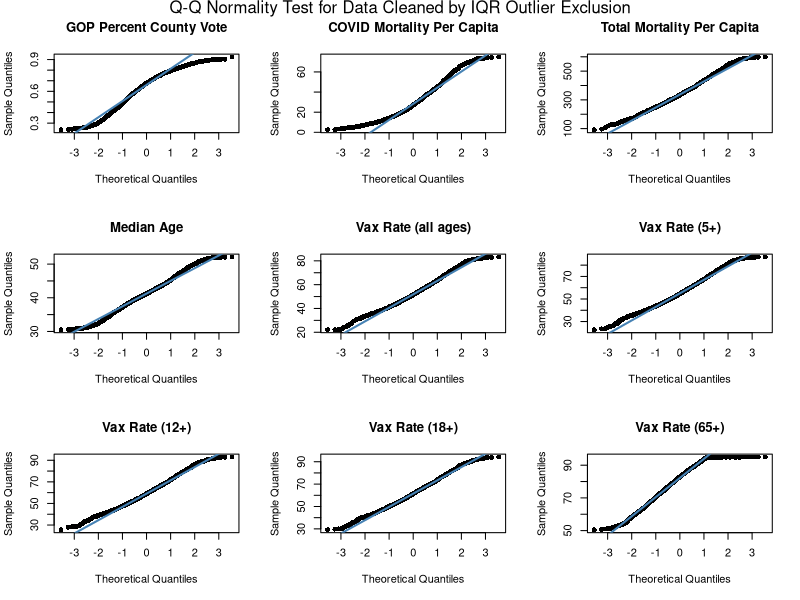
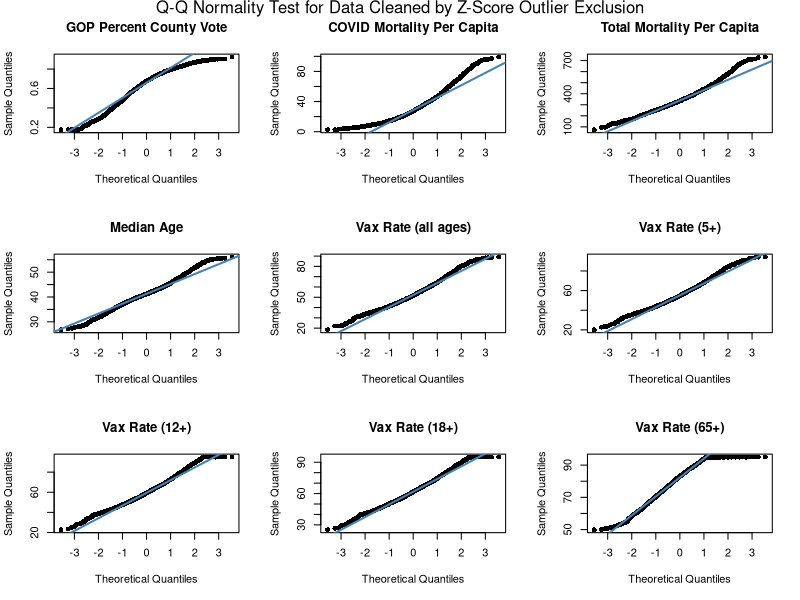
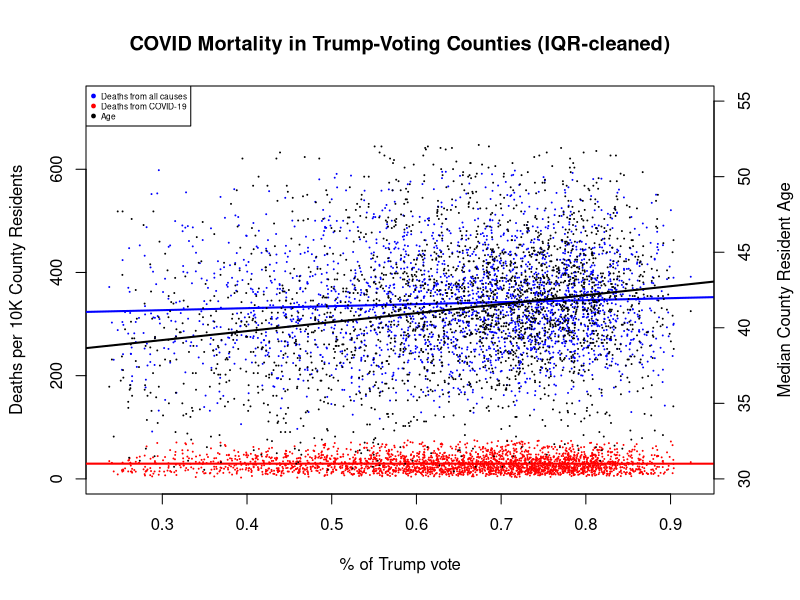
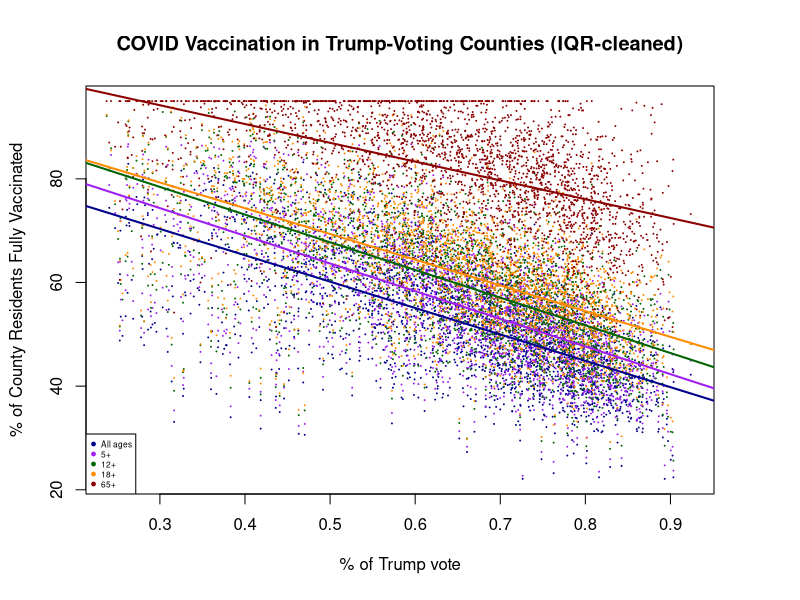
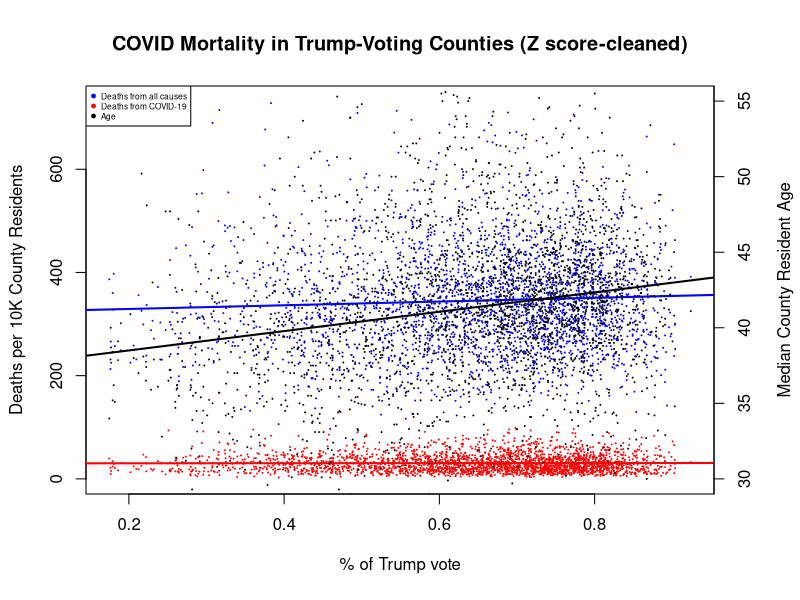
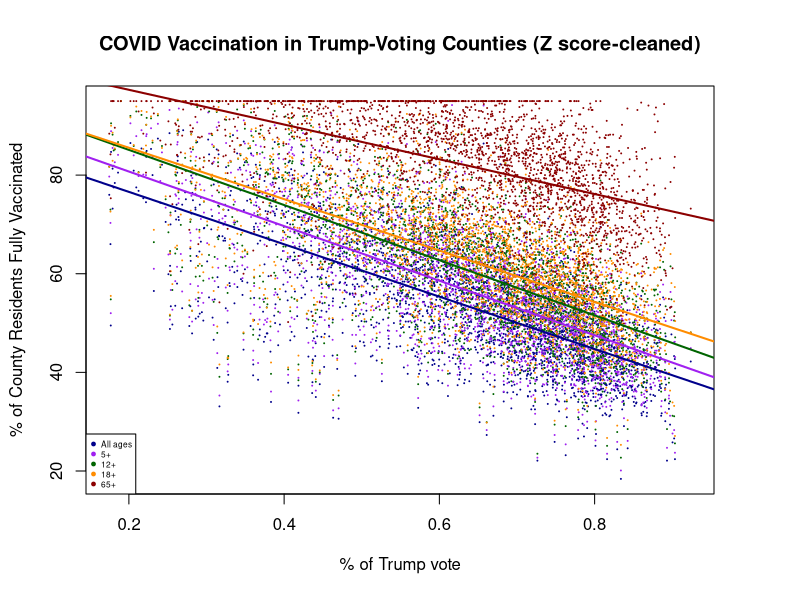

Write R code to recreate these figures, in order.
County_Table <- read.csv("COVID_Mortality_Trump_Voters_1.csv", header = TRUE, sep = ",")

# The following code attempts to evaluate the strength and direction of any correlation between: Percent of a County's vote share for the GOP and
# COVID Mortality, Total Mortality, Vax Rate - all ages, 5+, 12+, 18+, and 65+, respectively. The code below evaluates our data for meeting
# the requirements of The Pearson's Correlation Coefficient and Spearman's Rank Correlation. 

#===== Outlier Removal: IQR method

# COVID Deaths
Q1_a1 <- quantile(County_Table$GOP_2020, 0.25)
Q3_a1 <- quantile(County_Table$GOP_2020, 0.75)
IQR_a1 <- IQR(County_Table$GOP_2020)
County_Table_a1 <- subset(County_Table,
                          County_Table$GOP_2020 > (Q1_a1 - 1.5 * IQR_a1) &
                          County_Table$GOP_2020 < (Q3_a1 + 1.5 * IQR_a1))

Q1_a2 <- quantile(County_Table_a1$COVID_Deaths_Per_10K, 0.25)
Q3_a2 <- quantile(County_Table_a1$COVID_Deaths_Per_10K, 0.75)
IQR_a2 <- IQR(County_Table_a1$COVID_Deaths_Per_10K)
County_Table_excl_COV_mort_outliers1 <- subset(County_Table_a1,
                                               County_Table_a1$COVID_Deaths_Per_10K > (Q1_a2 - 1.5 * IQR_a2) &
                                               County_Table_a1$COVID_Deaths_Per_10K < (Q3_a2 + 1.5 * IQR_a2)
                                               )[c("county_state", "GOP_2020", "COVID_Deaths_Per_10K")]

# All deaths
Q1_b2 <- quantile(County_Table_a1$All_Deaths_Per_10K, 0.25)
Q3_b2 <- quantile(County_Table_a1$All_Deaths_Per_10K, 0.75)
IQR_b2 <- IQR(County_Table_a1$All_Deaths_Per_10K)
County_Table_excl_total_mort_outliers1 <- subset(County_Table_a1,
                                                 County_Table_a1$All_Deaths_Per_10K > (Q1_b2 - 1.5 * IQR_b2) &
                                                 County_Table_a1$All_Deaths_Per_10K < (Q3_b2 + 1.5 * IQR_b2)
                                                 )[c("county_state", "GOP_2020", "All_Deaths_Per_10K")]

# Median age
Q1_c2 <- quantile(County_Table_a1$median_age, 0.25)
Q3_c2 <- quantile(County_Table_a1$median_age, 0.75)
IQR_c2 <- IQR(County_Table_a1$median_age)
County_Table_excl_med_age_outliers1 <- subset(County_Table_a1,
                                              County_Table_a1$median_age > (Q1_c2 - 1.5 * IQR_c2) &
                                              County_Table_a1$median_age < (Q3_c2 + 1.5 * IQR_c2)
                                              )[c("county_state", "GOP_2020", "median_age")]

# Vaccination All Ages
Q1_d2 <- quantile(County_Table_a1$Vax_Pct, 0.25)
Q3_d2 <- quantile(County_Table_a1$Vax_Pct, 0.75)
IQR_d2 <- IQR(County_Table_a1$Vax_Pct)
County_Table_excl_vax_all_outliers1 <- subset(County_Table_a1,
                                              County_Table_a1$Vax_Pct > (Q1_d2 - 1.5 * IQR_d2) &
                                              County_Table_a1$Vax_Pct < (Q3_d2 + 1.5 * IQR_d2)
                                              )[c("county_state", "GOP_2020", "Vax_Pct")]

# Vaccination Ages 5+
Q1_e2 <- quantile(County_Table_a1$Vax_5Plus_Pct, 0.25)
Q3_e2 <- quantile(County_Table_a1$Vax_5Plus_Pct, 0.75)
IQR_e2 <- IQR(County_Table_a1$Vax_5Plus_Pct)
County_Table_excl_vax_5plus_outliers1 <- subset(County_Table_a1,
                                                County_Table_a1$Vax_5Plus_Pct > (Q1_e2 - 1.5 * IQR_e2) &
                                                County_Table_a1$Vax_5Plus_Pct < (Q3_e2 + 1.5 * IQR_e2)
                                                )[c("county_state", "GOP_2020", "Vax_5Plus_Pct")]

# Vaccination Ages 12+
Q1_f2 <- quantile(County_Table_a1$Vax_12Plus_Pct, 0.25)
Q3_f2 <- quantile(County_Table_a1$Vax_12Plus_Pct, 0.75)
IQR_f2 <- IQR(County_Table_a1$Vax_12Plus_Pct)
County_Table_excl_vax_12plus_outliers1 <- subset(County_Table_a1,
                                                 County_Table_a1$Vax_12Plus_Pct > (Q1_f2 - 1.5 * IQR_f2) &
                                                 County_Table_a1$Vax_12Plus_Pct < (Q3_f2 + 1.5 * IQR_f2)
                                                 )[c("county_state", "GOP_2020", "Vax_12Plus_Pct")]

# Vaccination Ages 18+
Q1_g2 <- quantile(County_Table_a1$Vax_18Plus_Pct, 0.25)
Q3_g2 <- quantile(County_Table_a1$Vax_18Plus_Pct, 0.75)
IQR_g2 <- IQR(County_Table_a1$Vax_18Plus_Pct)
County_Table_excl_vax_18plus_outliers1 <- subset(County_Table_a1,
                                                 County_Table_a1$Vax_18Plus_Pct > (Q1_g2 - 1.5 * IQR_g2) &
                                                 County_Table_a1$Vax_18Plus_Pct < (Q3_g2 + 1.5 * IQR_g2)
                                                 )[c("county_state", "GOP_2020", "Vax_18Plus_Pct")]

# Vaccination Ages 65+
Q1_h2 <- quantile(County_Table_a1$Vax_65Plus_Pct, 0.25)
Q3_h2 <- quantile(County_Table_a1$Vax_65Plus_Pct, 0.75)
IQR_h2 <- IQR(County_Table_a1$Vax_65Plus_Pct)
County_Table_excl_vax_65plus_outliers1 <- subset(County_Table_a1,
                                                 County_Table_a1$Vax_65Plus_Pct > (Q1_h2 - 1.5 * IQR_h2) &
                                                 County_Table_a1$Vax_65Plus_Pct < (Q3_h2 + 1.5 * IQR_h2)
                                                 )[c("county_state", "GOP_2020", "Vax_65Plus_Pct")]

#===== Outlier Removal: z-score method

# add z-score columns to temp table for each variable
County_Table_A <- County_Table #temp table
County_Table_A$z_GOP_2020 <- (abs(County_Table_A$GOP_2020 - mean(County_Table_A$GOP_2020))/sd(County_Table_A$GOP_2020))
County_Table_A$z_COVID_Deaths <- (abs(County_Table_A$COVID_Deaths_Per_10K - mean(County_Table_A$COVID_Deaths_Per_10K))/sd(County_Table_A$COVID_Deaths_Per_10K))
County_Table_A$z_All_Deaths <- (abs(County_Table_A$All_Deaths_Per_10K - mean(County_Table_A$All_Deaths_Per_10K))/sd(County_Table_A$All_Deaths_Per_10K))
County_Table_A$z_med_age <- (abs(County_Table_A$median_age - mean(County_Table_A$median_age))/sd(County_Table_A$median_age))
County_Table_A$z_vax_all <- (abs(County_Table_A$Vax_Pct - mean(County_Table_A$Vax_Pct))/sd(County_Table_A$Vax_Pct))
County_Table_A$z_vax_5plus <- (abs(County_Table_A$Vax_5Plus_Pct - mean(County_Table_A$Vax_5Plus_Pct))/sd(County_Table_A$Vax_5Plus_Pct))
County_Table_A$z_vax_12plus <- (abs(County_Table_A$Vax_12Plus_Pct - mean(County_Table_A$Vax_12Plus_Pct))/sd(County_Table_A$Vax_12Plus_Pct))
County_Table_A$z_vax_18plus <- (abs(County_Table_A$Vax_18Plus_Pct - mean(County_Table_A$Vax_18Plus_Pct))/sd(County_Table_A$Vax_18Plus_Pct))
County_Table_A$z_vax_65plus <- (abs(County_Table_A$Vax_65Plus_Pct - mean(County_Table_A$Vax_65Plus_Pct))/sd(County_Table_A$Vax_65Plus_Pct))

# create new tables and filter out z-scores > 3
County_Table_B <- subset(County_Table_A,
                         County_Table_A$z_GOP_2020 < 3) #temp table

County_Table_excl_COV_mort_outliers2 <- subset(County_Table_B,
                                               County_Table_B$z_COVID_Deaths < 3
                                               )[c("county_state", "GOP_2020", "COVID_Deaths_Per_10K")]

County_Table_excl_total_mort_outliers2 <- subset(County_Table_B,
                                                 County_Table_B$z_All_Deaths < 3
                                                 )[c("county_state", "GOP_2020", "All_Deaths_Per_10K")]

County_Table_excl_med_age_outliers2 <- subset(County_Table_B,
                                              County_Table_B$z_med_age < 3
                                              )[c("county_state", "GOP_2020", "median_age")]

County_Table_excl_vax_all_outliers2 <- subset(County_Table_B,
                                              County_Table_B$z_vax_all < 3
                                              )[c("county_state", "GOP_2020", "Vax_Pct")]

County_Table_excl_vax_5plus_outliers2 <- subset(County_Table_B,
                                                County_Table_B$z_vax_5plus < 3
                                                )[c("county_state", "GOP_2020", "Vax_5Plus_Pct")]

County_Table_excl_vax_12plus_outliers2 <- subset(County_Table_B,
                                                 County_Table_B$z_vax_12plus < 3
                                                 )[c("county_state", "GOP_2020", "Vax_12Plus_Pct")]

County_Table_excl_vax_18plus_outliers2 <- subset(County_Table_B,
                                                 County_Table_B$z_vax_18plus < 3
                                                 )[c("county_state", "GOP_2020", "Vax_18Plus_Pct")]

County_Table_excl_vax_65plus_outliers2 <- subset(County_Table_B,
                                                 County_Table_B$z_vax_65plus < 3
                                                 )[c("county_state", "GOP_2020", "Vax_65Plus_Pct")]

#===== Test variables for Pearson's Correlation Coefficient requirements

# structure variables into list of vectors
IQR_vectors <- list(County_Table_a1$GOP_2020,
                    County_Table_excl_COV_mort_outliers1$COVID_Deaths_Per_10K,
                    County_Table_excl_total_mort_outliers1$All_Deaths_Per_10K,
                    County_Table_excl_med_age_outliers1$median_age,
                    County_Table_excl_vax_all_outliers1$Vax_Pct,
                    County_Table_excl_vax_5plus_outliers1$Vax_5Plus_Pct,
                    County_Table_excl_vax_12plus_outliers1$Vax_12Plus_Pct,
                    County_Table_excl_vax_18plus_outliers1$Vax_18Plus_Pct,
                    County_Table_excl_vax_65plus_outliers1$Vax_65Plus_Pct)

Z_vectors <- list(County_Table_B$GOP_2020,
                  County_Table_excl_COV_mort_outliers2$COVID_Deaths_Per_10K,
                  County_Table_excl_total_mort_outliers2$All_Deaths_Per_10K,
                  County_Table_excl_med_age_outliers2$median_age,
                  County_Table_excl_vax_all_outliers2$Vax_Pct,
                  County_Table_excl_vax_5plus_outliers2$Vax_5Plus_Pct,
                  County_Table_excl_vax_12plus_outliers2$Vax_12Plus_Pct,
                  County_Table_excl_vax_18plus_outliers2$Vax_18Plus_Pct,
                  County_Table_excl_vax_65plus_outliers2$Vax_65Plus_Pct)

vars <- c("GOP Percent County Vote",
          "COVID Mortality Per Capita",
          "Total Mortality Per Capita",
          "Median Age",
          "Vax Rate (all ages)",
          "Vax Rate (5+)",
          "Vax Rate (12+)",
          "Vax Rate (18+)",
          "Vax Rate (65+)")

# Pearson - Q-Q Normality visual test on data cleaned with IQR outlier-exclusion

par(mfrow = c(3, 3))
for (i in 1:9) {
  qqnorm(IQR_vectors[[i]], pch = 16, main = vars[i])
  qqline(IQR_vectors[[i]], col = "steelblue", lwd = 2)
}
mtext("Q-Q Normality Test for Data Cleaned by IQR Outlier Exclusion", side = 3, line = -1.2, outer = TRUE)

# all IQR-cleaned variables appear to fail Q-Q visual test for normality

# Pearson - Q-Q Normality visual test on data cleaned with Z-score outlier-exclusion

par(mfrow = c(3, 3))
for (i in 1:9) {
  qqnorm(Z_vectors[[i]], pch = 16, main = vars[i])
  qqline(Z_vectors[[i]], col = "steelblue", lwd = 2)
}
mtext("Q-Q Normality Test for Data Cleaned by Z-Score Outlier Exclusion", side = 3, line = -1.2, outer = TRUE)

# all Z-score-cleaned variables appear to fail Q-Q visual test for normality 

# Pearson - Shapiro-Wilk normality test on data cleaned with IQR outlier-exclusion

W <- NULL
P <- NULL

for (i in 1:9) {
  w <- shapiro.test(IQR_vectors[[i]])$statistic #not sure about the [1]
  w <- w[[1]]
  W <- append(W, w)
}

for (i in 1:9) {
  p <- shapiro.test(IQR_vectors[[i]])$p.value #not sure about the [1]
  P <- append(P, p)
}

Shapiro_Wilks_IQR <- data.frame(Variables = vars,
                                W_Statistic = W,
                                P_Value = P)
Shapiro_Wilks_IQR

# all IQR-cleaned variables fail the Shapiro-Wilks test for normality

# Pearson - Shapiro-Wilk normality test on data cleaned with Z-score outlier-exclusion

W <- NULL
P <- NULL

for (i in Z_vectors) {
  w <- shapiro.test(i)$statistic #not sure about the [1]
  w <- w[[1]]
  W <- append(W, w)
}

for (i in Z_vectors) {
  p <- shapiro.test(i)$p.value #not sure about the [1]
  P <- append(P, p)
}

Shapiro_Wilks_Z <- data.frame(Variables = vars,
                              W_Statistic = W,
                              P_Value = P)
Shapiro_Wilks_Z

# all Z-score-cleaned variables fail the Shapiro-Wilks test for normality

#===== Spearman Rank Correlation

# IQR-filtered variables
IQR_Dataframes <- list(County_Table_excl_COV_mort_outliers1,
                       County_Table_excl_total_mort_outliers1,
                       County_Table_excl_med_age_outliers1,
                       County_Table_excl_vax_all_outliers1,
                       County_Table_excl_vax_5plus_outliers1,
                       County_Table_excl_vax_12plus_outliers1,
                       County_Table_excl_vax_18plus_outliers1,
                       County_Table_excl_vax_65plus_outliers1)

RHO <- NULL

for (x in IQR_Dataframes) {
  rho <- cor.test(x[[2]], x[[3]],
                  method = "spearman",
                  exact = FALSE
                  )$estimate
  rho <- rho[[1]]
  RHO <- append(RHO, rho)
}

P <- NULL

for (x in IQR_Dataframes) {
  p <- cor.test(x[[2]], x[[3]],
                  method = "spearman",
                  exact = FALSE
  )$p.value
  P <- append(P, p)
}

Vars <- c("COVID Mortality Per Capita",
          "Total Mortality Per Capita",
          "Median Age",
          "Vax Rate (all ages)",
          "Vax Rate (5+)",
          "Vax Rate (12+)",
          "Vax Rate (18+)",
          "Vax Rate (65+)")

Spearman_IQR <- data.frame(GOP_Vote_Share = Vars,
                           Rho = RHO,
                           P_Values = P)

# Z-score-filtered variables

Z_Dataframes <- list(County_Table_excl_COV_mort_outliers2,
                     County_Table_excl_total_mort_outliers2,
                     County_Table_excl_med_age_outliers2,
                     County_Table_excl_vax_all_outliers2,
                     County_Table_excl_vax_5plus_outliers2,
                     County_Table_excl_vax_12plus_outliers2,
                     County_Table_excl_vax_18plus_outliers2,
                     County_Table_excl_vax_65plus_outliers2)

RHO <- NULL

for (x in Z_Dataframes) {
  rho <- cor.test(x[[2]], x[[3]],
                  method = "spearman",
                  exact = FALSE
  )$estimate
  rho <- rho[[1]]
  RHO <- append(RHO, rho)
}

P <- NULL

for (x in Z_Dataframes) {
  p <- cor.test(x[[2]], x[[3]],
                method = "spearman",
                exact = FALSE
  )$p.value
  P <- append(P, p)
}

Spearman_Z <- data.frame(GOP_Vote_Share = Vars,
                         Rho = RHO,
                         P_Values = P)

# Summarize Spearman Rank Correlation results

print("Spearman Correlation (IQR-cleaned variables)")
Spearman_IQR
print("Spearman Correlation (Z-score-cleaned variables)")
Spearman_Z

#===== Plot COVID Mortality in Trump-Voting Counties (IQR-cleaned variables)
par(mfrow = c(1,1))
par(mar = c(5, 4, 4, 4) + 0.3)
plot(County_Table_excl_COV_mort_outliers1$GOP_2020,
     County_Table_excl_COV_mort_outliers1$COVID_Deaths_Per_10K,
     main = 'COVID Mortality in Trump-Voting Counties (IQR-cleaned)',
     xlab = '% of Trump vote',
     ylab = 'Deaths per 10K County Residents',
     ylim = c(0,max(County_Table_excl_total_mort_outliers2$All_Deaths_Per_10K)),
     pch = 19,
     cex = 0.05,
     col = "red")
points(County_Table_excl_total_mort_outliers1$GOP_2020,
       County_Table_excl_total_mort_outliers1$All_Deaths_Per_10K,
       pch = 19,
       cex = 0.05,
       col = "blue")
legend(x = "topleft",
       text.font = 1,
       legend = c('Deaths from all causes', 'Deaths from COVID-19', 'Age'),
       pch = c(19, 19, 19),
       cex = 0.5,
       col = c("blue", "red", "black"))
abline(lm(COVID_Deaths_Per_10K ~ GOP_2020, data = County_Table_excl_COV_mort_outliers1), col="red", lwd = 2)
abline(lm(All_Deaths_Per_10K ~ GOP_2020, data = County_Table_excl_total_mort_outliers1), col = "blue", lwd = 2)
par(new = TRUE)
plot(County_Table_excl_med_age_outliers1$GOP_2020,
     County_Table_excl_med_age_outliers1$median_age,
     axes = FALSE,
     xlab = "",
     ylab = "",
     ylim = c(30,55),
     pch = 19,
     cex = 0.05)
axis(side = 4, at = pretty(range(County_Table_excl_med_age_outliers1$median_age)))
mtext("Median County Resident Age", side = 4, line = 3)
abline(lm(median_age ~ GOP_2020, data = County_Table_excl_med_age_outliers1), col="black", lwd = 2)

# ==== Vaccination Rates across Trump-Voting Counties (IQR-cleaned variables)

par(mar = c(5, 4, 4, 4) + 0.3)
plot(County_Table_excl_vax_all_outliers1$GOP_2020,
     County_Table_excl_vax_all_outliers1$Vax_Pct,
     main = 'COVID Vaccination in Trump-Voting Counties (IQR-cleaned)',
     ylim = c(min(County_Table_excl_vax_all_outliers1$Vax_Pct), max(County_Table_excl_vax_65plus_outliers1$Vax_65Plus_Pct)),
     xlab = '% of Trump vote',
     ylab = '% of County Residents Fully Vaccinated',
     pch = 19,
     cex = 0.1,
     col = "darkblue")
points(County_Table_excl_vax_5plus_outliers1$GOP_2020,
       County_Table_excl_vax_5plus_outliers1$Vax_5Plus_Pct,
       pch = 19,
       cex = 0.1,
       col = "purple")
points(County_Table_excl_vax_12plus_outliers1$GOP_2020,
       County_Table_excl_vax_12plus_outliers1$Vax_12Plus_Pct,
       pch = 19,
       cex = 0.1,
       col = "darkgreen")
points(County_Table_excl_vax_18plus_outliers1$GOP_2020,
       County_Table_excl_vax_18plus_outliers1$Vax_18Plus_Pct,
       pch = 19,
       cex = 0.1,
       col = "darkorange")
points(County_Table_excl_vax_65plus_outliers1$GOP_2020,
       County_Table_excl_vax_65plus_outliers1$Vax_65Plus_Pct,
       pch = 19,
       cex = 0.1,
       col = "darkred")
legend(x = "bottomleft",
       text.font = 1,
       legend = c('All ages', '5+', '12+', '18+', '65+'),
       pch = c(19, 19, 19, 19, 19),
       cex = 0.5,
       col = c("darkblue", "purple", "darkgreen", "darkorange", "darkred"))
abline(lm(Vax_Pct ~ GOP_2020, data = County_Table_excl_vax_all_outliers1), col="darkblue", lwd = 2)
abline(lm(Vax_5Plus_Pct ~ GOP_2020, data = County_Table_excl_vax_5plus_outliers1), col = "purple", lwd = 2)
abline(lm(Vax_12Plus_Pct ~ GOP_2020, data = County_Table_excl_vax_12plus_outliers1), col = "darkgreen", lwd = 2)
abline(lm(Vax_18Plus_Pct ~ GOP_2020, data = County_Table_excl_vax_18plus_outliers1), col = "darkorange", lwd = 2)
abline(lm(Vax_65Plus_Pct ~ GOP_2020, data = County_Table_excl_vax_65plus_outliers1), col = "darkred", lwd = 2)

#===== Plot COVID Mortality in Trump-Voting Counties (Z-score-cleaned variables)
par(mfrow = c(1,1))
par(mar = c(5, 4, 4, 4) + 0.3)
plot(County_Table_excl_COV_mort_outliers2$GOP_2020,
     County_Table_excl_COV_mort_outliers2$COVID_Deaths_Per_10K,
     main = 'COVID Mortality in Trump-Voting Counties (Z score-cleaned)',
     xlab = '% of Trump vote',
     ylab = 'Deaths per 10K County Residents',
     ylim = c(0,max(County_Table_excl_total_mort_outliers2$All_Deaths_Per_10K)),
     pch = 19,
     cex = 0.05,
     col = "red")
points(County_Table_excl_total_mort_outliers2$GOP_2020,
       County_Table_excl_total_mort_outliers2$All_Deaths_Per_10K,
       pch = 19,
       cex = 0.05,
       col = "blue")
legend(x = "topleft",
       text.font = 1,
       legend = c('Deaths from all causes', 'Deaths from COVID-19', 'Age'),
       pch = c(19, 19, 19),
       cex = 0.5,
       col = c("blue", "red", "black"))
abline(lm(COVID_Deaths_Per_10K ~ GOP_2020, data = County_Table_excl_COV_mort_outliers2), col="red", lwd = 2)
abline(lm(All_Deaths_Per_10K ~ GOP_2020, data = County_Table_excl_total_mort_outliers2), col = "blue", lwd = 2)
par(new = TRUE)
plot(County_Table_excl_med_age_outliers2$GOP_2020,
     County_Table_excl_med_age_outliers2$median_age,
     axes = FALSE,
     xlab = "",
     ylab = "",
     ylim = c(30,55),
     pch = 19,
     cex = 0.05)
axis(side = 4, at = pretty(range(County_Table_excl_med_age_outliers2$median_age)))
mtext("Median County Resident Age", side = 4, line = 3)
abline(lm(median_age ~ GOP_2020, data = County_Table_excl_med_age_outliers2), col="black", lwd = 2)

# ==== Vaccination Rates across Trump-Voting Counties (Z-score-cleaned variables)

par(mar = c(5, 4, 4, 4) + 0.3)
plot(County_Table_excl_vax_all_outliers2$GOP_2020,
     County_Table_excl_vax_all_outliers2$Vax_Pct,
     main = 'COVID Vaccination in Trump-Voting Counties (Z score-cleaned)',
     ylim = c(min(County_Table_excl_vax_all_outliers2$Vax_Pct), max(County_Table_excl_vax_65plus_outliers2$Vax_65Plus_Pct)),
     xlab = '% of Trump vote',
     ylab = '% of County Residents Fully Vaccinated',
     pch = 19,
     cex = 0.1,
     col = "darkblue")
points(County_Table_excl_vax_5plus_outliers2$GOP_2020,
       County_Table_excl_vax_5plus_outliers2$Vax_5Plus_Pct,
       pch = 19,
       cex = 0.1,
       col = "purple")
points(County_Table_excl_vax_12plus_outliers2$GOP_2020,
       County_Table_excl_vax_12plus_outliers2$Vax_12Plus_Pct,
       pch = 19,
       cex = 0.1,
       col = "darkgreen")
points(County_Table_excl_vax_18plus_outliers2$GOP_2020,
       County_Table_excl_vax_18plus_outliers2$Vax_18Plus_Pct,
       pch = 19,
       cex = 0.1,
       col = "darkorange")
points(County_Table_excl_vax_65plus_outliers2$GOP_2020,
       County_Table_excl_vax_65plus_outliers2$Vax_65Plus_Pct,
       pch = 19,
       cex = 0.1,
       col = "darkred")
legend(x = "bottomleft",
       text.font = 1,
       legend = c('All ages', '5+', '12+', '18+', '65+'),
       pch = c(19, 19, 19, 19, 19),
       cex = 0.5,
       col = c("darkblue", "purple", "darkgreen", "darkorange", "darkred"))
abline(lm(Vax_Pct ~ GOP_2020, data = County_Table_excl_vax_all_outliers2), col="darkblue", lwd = 2)
abline(lm(Vax_5Plus_Pct ~ GOP_2020, data = County_Table_excl_vax_5plus_outliers2), col = "purple", lwd = 2)
abline(lm(Vax_12Plus_Pct ~ GOP_2020, data = County_Table_excl_vax_12plus_outliers2), col = "darkgreen", lwd = 2)
abline(lm(Vax_18Plus_Pct ~ GOP_2020, data = County_Table_excl_vax_18plus_outliers2), col = "darkorange", lwd = 2)
abline(lm(Vax_65Plus_Pct ~ GOP_2020, data = County_Table_excl_vax_65plus_outliers2), col = "darkred", lwd = 2)